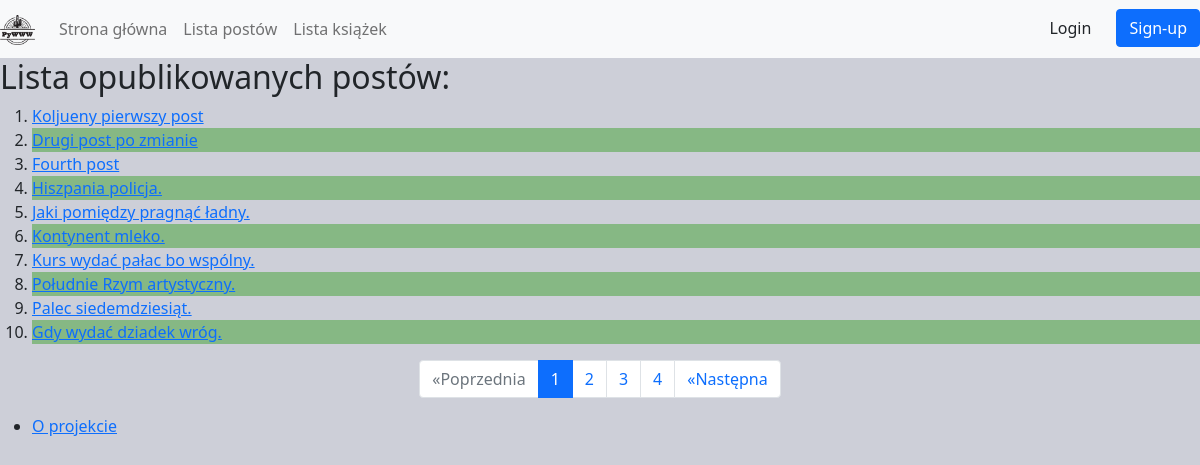
/posts/plist, run on the app's committed database.
### posts/models.py (models this page shows, shortened)
class Post(Timestamp):
  title = models.CharField(verbose_name='Tytuł', max_length=255)
  content = models.TextField(verbose_name='Treść')
  published = models.BooleanField(verbose_name='Opublikowany', default=False)
  sponsored = models.BooleanField(verbose_name='Sponsorowany', default=False)
  author = models.ForeignKey("auth.User", on_delete=models.CASCADE, related_name="posts")
  tags = models.ManyToManyField('tags.Tag', related_name='posts')
  category = models.ManyToManyField('posts.Category', default=None, related_name='categories')
  example_file = models.FileField(upload_to='posts/examples/', blank=True, null=True)
  image = ImageField(upload_to='posts/images/%Y/%m/%d', blank=True, null=True)

### posts/views.py (the view)
# urls.py: path('plist', listing, name='plist'), # Lista po paginacji
def listing(request):
  posts = Post.objects.filter(published=True)
  q = request.GET.get('q')
  if q:
    posts = posts.filter(title_icontains=q)
  paginator = Paginator(posts, 10)
  page_num = request.GET.get('page')
  page_obj = paginator.get_page(page_num)
  return render(request, 'posts/pag_list.html', {'page_obj': page_obj})

### posts/templates/posts/pag_list.html (shortened to what this page needs)
{% extends 'base.html' %}
{% load static %}
{% block style %}<link href={% static "posts/css/style.css" %} rel="stylesheet">{% endblock %}
{% block body %}
  <h2>Lista opublikowanych postów:</h2>
  <ol>
    {% for post in page_obj %}
        <li>
          <a href ="{% url 'posts:post_details' post.id %}" target="_blank">{{post.title}}</a>
        </li>
    {% endfor %}
  </ol>
  <nav aria-label="Page navigation">
    <ul class="pagination justify-content-center">
      {% if page_obj.has_previous %}
        <li class="page-item">
          <a class="page-link" href="?page={{ page_obj.previous_page_number }}">&laquo;Poprzednia</a>
        </li>
      {% else %}
        <li class="page-item disabled">
          <a class="page-link" href="#" tabindex="-1" aria-disabled="True">&laquo;Poprzednia</a>
        </li>
      {% endif %}
      {% for i in page_obj.paginator.page_range %}
        {% if page_obj.number == i %}
          <li class="page-item active" aria-current="page">
            <span class="page-link">
              {{ i }}
            </span>
          </li>
        {% else %}
          <li class="page-item">
            <a class="page-link" href="?page={{ i }}" >{{ i }}</a>
          </li>
        {% endif %}
      {% endfor %}
      {% if page_obj.has_next %}
      <li class="page-item">
        <a class="page-link" href="?page={{ page_obj.next_page_number }}">&laquo;Następna</a>
      </li>
      {% else %}
      <li class="page-item disabled">
        <a class="page-link" href="#" tabindex="-1" aria-disabled="true">&raquo;Następna</a>
      </li>
      {% endif %}
    </ul>
  </nav>
{% endblock %}

### main/static/main/css/style.css (style rules this page uses)
body { background-color: rgb(205, 207, 216); }

### posts/static/posts/css/style.css (style rules this page uses)
ol>li:nth-child(even) { background-color: rgb(134, 184, 132) }

### data on the page
Post: title "Koljueny pierwszy post"
Post: title "Drugi post po zmianie"
Post: title "Fourth post"
Post: title "Hiszpania policja."
Post: title "Jaki pomiędzy pragnąć ładny."
Post: title "Kontynent mleko."
Post: title "Kurs wydać pałac bo wspólny."
Post: title "Południe Rzym artystyczny."
Post: title "Palec siedemdziesiąt."
Post: title "Gdy wydać dziadek wróg."

### other printed values
{{ i }} "1"
{{ i }} "2" "3" "4"
